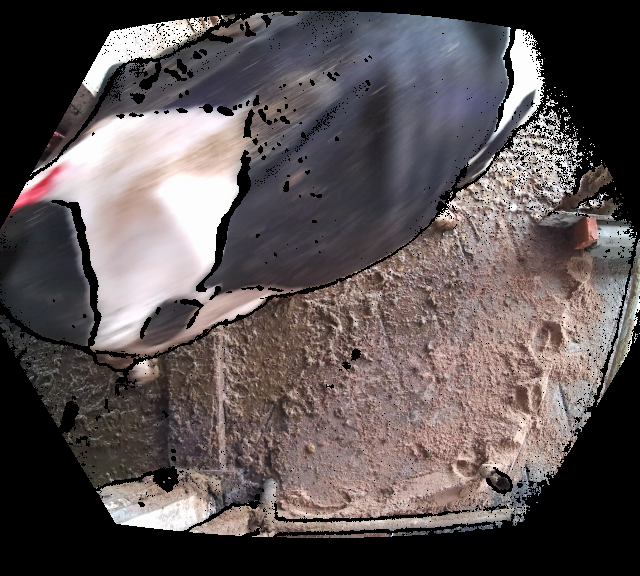
#> input picture HanldeVideo/RGBD_img/1.png, 640 x 576 px, given in place of 05131.mkv, which was not available
$ python object_detect.py
#> lines starting #> are read from the running program, lines starting #| are printed output that depends on the picture; after the words box and inside, x2 and y2 are one past the last pixel; in counts of white or black regions, pixels touching at a corner belong together; pictures that were not available may be replaced by others from this repository, and a replacement may not be noted
import cv2

# todo 初始化KNN差分器
bg_subtractor = cv2.createBackgroundSubtractorKNN(detectShadows=False)

erode_kernel = cv2.getStructuringElement(cv2.MORPH_ELLIPSE, (5, 7))
dilate_kernel = cv2.getStructuringElement(cv2.MORPH_ELLIPSE, (17, 17))

cap = cv2.VideoCapture("F:/luowenkuo/Video/0513/05131.mkv")

while True:
    success, frame = cap.read()
#> frame is the input picture: shape (576, 640, 3); mean B, G, R 83.8, 83.3, 91.8
    frame = cv2.pyrDown(frame, 1 / 4)
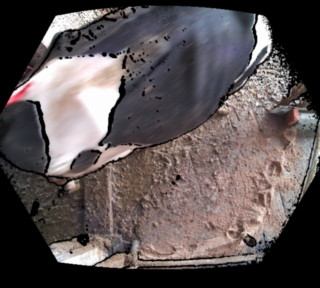
#> frame: shape (288, 320, 3); mean B, G, R 83.8, 83.3, 91.8
    fg_mask = bg_subtractor.apply(frame)
#> fg_mask: shape (288, 320); every value is 255
    _, thresh = cv2.threshold(fg_mask, 200, 255, cv2.THRESH_BINARY)  # 阈值图像
    ## todo 对图片进行腐蚀和扩张
    cv2.erode(thresh, erode_kernel, thresh, iterations=2)
    cv2.dilate(thresh, dilate_kernel, thresh, iterations=2)

    contours, _ = cv2.findContours(thresh, cv2.RETR_EXTERNAL, cv2.CHAIN_APPROX_SIMPLE)
#> contours = [[[0, 0], [0, 287], [319, 287], [319, 0]]]

    for c in contours:
        if cv2.contourArea(c) > 5000:
            x, y, w, h = cv2.boundingRect(c)
            cv2.rectangle(frame, (x, y), (x + w, y + h), (255, 255, 0), 2)
#> this loop made 1 pass
#> (c, x, y, w, h) on pass 1: ([[0, 0], [0, 287], [319, 287], [319, 0]], 0, 0, 320, 288)
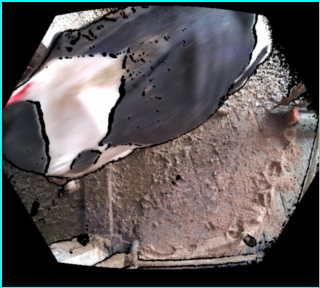
#> frame: shape (288, 320, 3); 1.97% of pixels changed, all inside (x1, y1, x2, y2) = (0, 0, 320, 288)

    cv2.imshow("detection", frame)

    cv2.waitKey(100)
    # if cv2.waitKey(1) == 27:
    #     break

$ run again, on HanldeVideo/RGBD_img/10.png
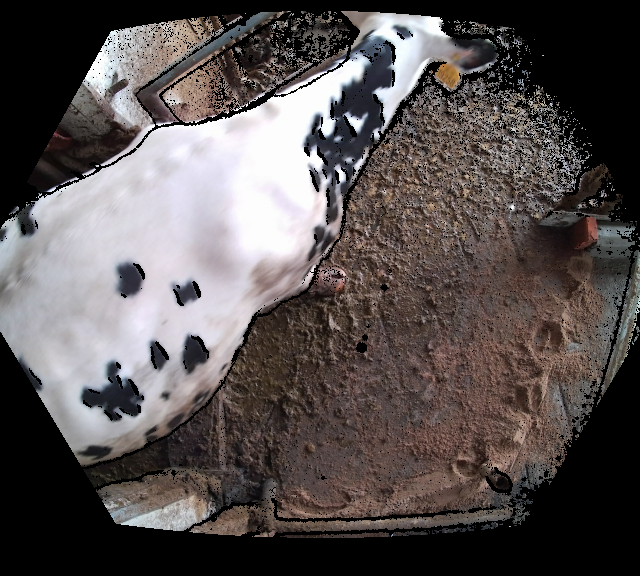
#> input picture HanldeVideo/RGBD_img/10.png, 640 x 576 px, given in place of 05131.mkv, which was not available
#> frame is the input picture: shape (576, 640, 3); mean B, G, R 81, 81.6, 88
#> `frame = cv2.pyrDown(frame, 1 / 4)`:
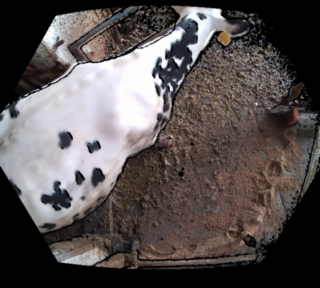
#> frame: shape (288, 320, 3); mean B, G, R 81, 81.6, 88.1
#> fg_mask: shape (288, 320); every value is 255
#> contours = [[[0, 0], [0, 287], [319, 287], [319, 0]]]
#> the loop `for c in contours:` made 1 pass
#> (c, x, y, w, h) on pass 1: ([[0, 0], [0, 287], [319, 287], [319, 0]], 0, 0, 320, 288)
#> after the loop `for c in contours:`:
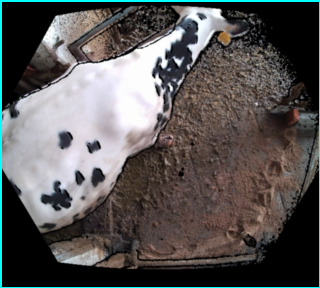
#> frame: shape (288, 320, 3); 1.97% of pixels changed, all inside (x1, y1, x2, y2) = (0, 0, 320, 288)
